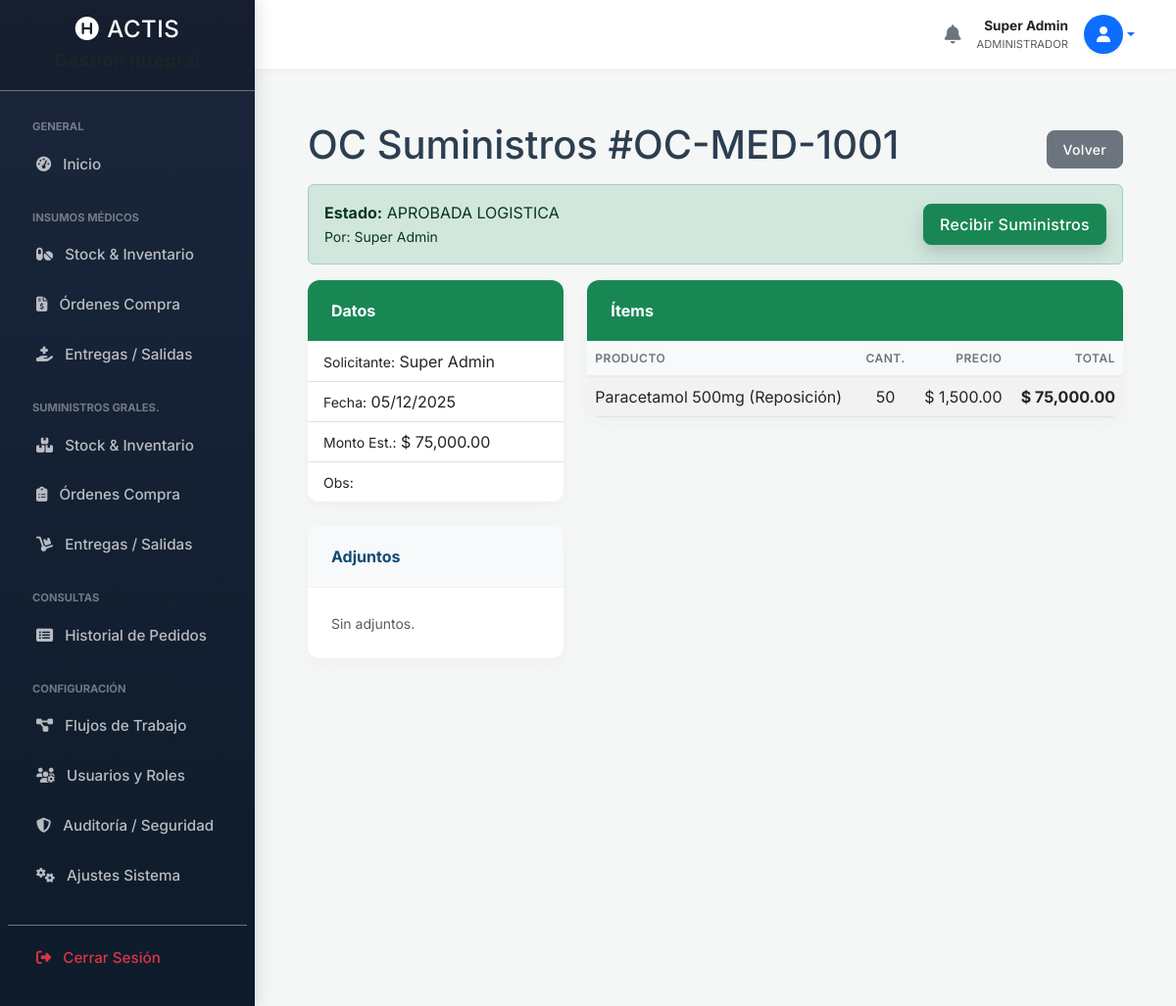
Before: /suministros_oc_ver.php?id=1 (signed in) with the older database file.
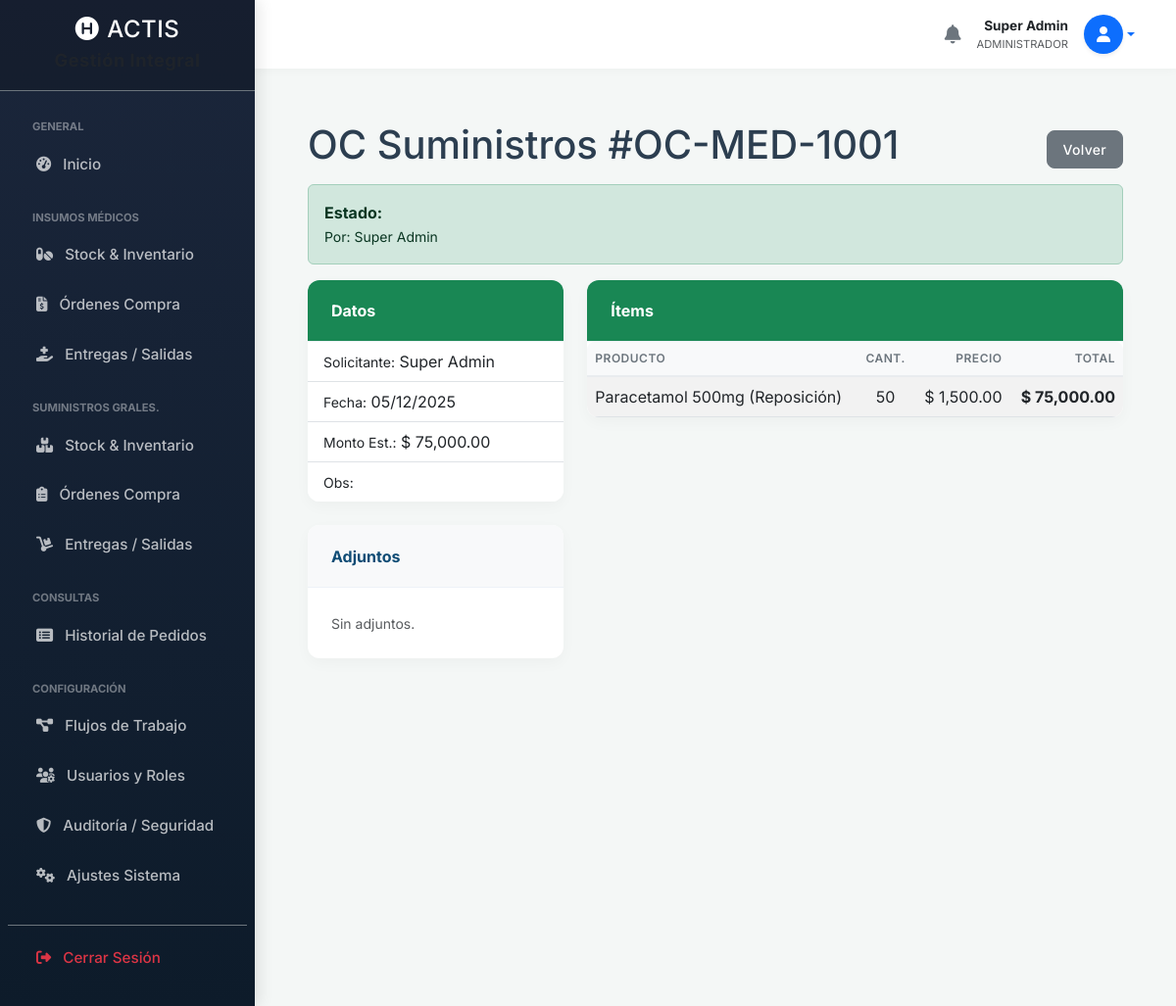
After: the same page with the newer database file.
### tables this page shows
CREATE TABLE `ordenes_compra` (
  `id` int(11) NOT NULL,
  `numero_oc` varchar(50) NOT NULL,
  `servicio_destino` varchar(100) DEFAULT NULL,
  `tipo_origen` enum('insumos','suministros') NOT NULL,
  `id_usuario_creador` int(11) NOT NULL,
  `estado` enum('PENDIENTE','APROBADO','PARCIAL','COMPLETADO') DEFAULT NULL,
  `fecha_creacion` timestamp NULL DEFAULT current_timestamp(),
  `fecha_aprobacion` datetime DEFAULT NULL,
  `id_usuario_aprobador` int(11) DEFAULT NULL,
  `observaciones` text DEFAULT NULL
);

CREATE TABLE `usuarios` (
  `id` int(11) NOT NULL,
  `nombre_completo` varchar(100) NOT NULL,
  `email` varchar(100) NOT NULL,
  `destino` varchar(100) DEFAULT NULL,
  `servicio` varchar(100) DEFAULT NULL,
  `grado_militar` varchar(100) DEFAULT NULL,
  `rol_en_servicio` varchar(50) DEFAULT NULL,
  `telefono` varchar(50) DEFAULT NULL,
  `numero_interno` varchar(20) DEFAULT NULL,
  `password` varchar(255) NOT NULL,
  `firma_digital` varchar(255) DEFAULT NULL,
  `activo` tinyint(1) DEFAULT 1,
  `validado_por_admin` tinyint(1) DEFAULT 0,
  `created_at` timestamp NULL DEFAULT current_timestamp()
);

### suministros_oc_ver.php (the view, shortened to what this page needs)
<?php
require 'db.php';
$id_oc = $_GET['id'];
$roles_usuario = $_SESSION['user_roles'] ?? [];
include 'includes/header.php';
include 'includes/sidebar.php';
include 'includes/navbar.php';
$stmt = $pdo->prepare("SELECT oc.*, u_creador.nombre_completo as creador, u_aprob.nombre_completo as aprobador FROM ordenes_compra oc JOIN usuarios u_creador ON oc.id_usuario_creador = u_creador.id LEFT JOIN usuarios u_aprob ON oc.id_usuario_aprobador = u_aprob.id WHERE oc.id = :id");
$stmt->execute(['id' => $id_oc]);
$orden = $stmt->fetch();
$stmtItems = $pdo->prepare("SELECT * FROM ordenes_compra_items WHERE id_oc = :id");
$stmtItems->execute(['id' => $id_oc]);
$items = $stmtItems->fetchAll();
$stmtAdj = $pdo->prepare("SELECT * FROM adjuntos WHERE entidad_tipo = 'orden_compra' AND id_entidad = :id");
$stmtAdj->execute(['id' => $id_oc]);
$adjuntos = $stmtAdj->fetchAll();
$total_estimado = 0;
foreach($items as $i) $total_estimado += ($i['cantidad_solicitada'] * $i['precio_estimado']);
?>
<div class="container-fluid px-4">
    <div class="d-flex justify-content-between align-items-center mt-4 mb-2">
        <h1>OC Suministros #<?php echo htmlspecialchars($orden['numero_oc']); ?></h1>
        <a href="suministros_compras.php" class="btn btn-secondary btn-sm">Volver</a>
    </div>
    <div class="alert <?php echo ($orden['estado'] == 'pendiente_logistica') ? 'alert-warning' : (($orden['estado'] == 'rechazada') ? 'alert-danger' : 'alert-success'); ?> d-flex justify-content-between align-items-center flex-wrap">
        <div>
            <strong>Estado:</strong> <?php echo strtoupper(str_replace('_', ' ', $orden['estado'])); ?>
            <?php if($orden['aprobador']): ?><br><small>Por: <?php echo htmlspecialchars($orden['aprobador']); ?></small><?php endif; ?>
        </div>
        <?php if (($orden['estado'] == 'aprobada_logistica' || $orden['estado'] == 'recibida_parcial') && (in_array('Encargado Depósito Suministros', $roles_usuario) || in_array('Administrador', $roles_usuario))): ?>
            <a href="suministros_recepcion.php?id=<?php echo $orden['id']; ?>" class="btn btn-success shadow">Recibir Suministros</a>
        <?php endif; ?>
    </div>
    <div class="row">
        <div class="col-lg-4">
            <div class="card mb-4 border-success">
                <div class="card-header bg-success text-white">Datos</div>
                <ul class="list-group list-group-flush">
                    <li class="list-group-item"><small>Solicitante:</small> <?php echo htmlspecialchars($orden['creador']); ?></li>
                    <li class="list-group-item"><small>Fecha:</small> <?php echo date('d/m/Y', strtotime($orden['fecha_creacion'])); ?></li>
                    <li class="list-group-item"><small>Monto Est.:</small> $ <?php echo number_format($total_estimado, 2); ?></li>
                    <li class="list-group-item"><small>Obs:</small> <?php echo nl2br(htmlspecialchars($orden['observaciones'] ?? '')); ?></li>
                </ul>
            </div>
            <div class="card mb-4">
                <div class="card-header bg-light">Adjuntos</div>
                <div class="card-body">
                    <?php if (count($adjuntos) > 0): ?>
                        <?php foreach ($adjuntos as $adj): ?>
                            <div class="mb-1"><a href="<?php echo $adj['ruta_archivo']; ?>" target="_blank"><i class="fas fa-paperclip me-1"></i> <?php echo $adj['nombre_original']; ?></a></div>
                        <?php endforeach; ?>
                    <?php else: ?>
                        <span class="text-muted small">Sin adjuntos.</span>
                    <?php endif; ?>
                </div>
            </div>
        </div>
        <div class="col-lg-8">
            <div class="card mb-4 border-success">
                <div class="card-header bg-success text-white">Ítems</div>
                <div class="table-responsive">
                    <table class="table table-striped mb-0">
                        <thead><tr><th>Producto</th><th class="text-center">Cant.</th><th class="text-end">Precio</th><th class="text-end">Total</th></tr></thead>
                        <tbody>
                            <?php foreach ($items as $item): ?>
                                <tr>
                                    <td><?php echo htmlspecialchars($item['descripcion_producto']); ?></td>
                                    <td class="text-center"><?php echo $item['cantidad_solicitada']; ?></td>
                                    <td class="text-end">$ <?php echo number_format($item['precio_estimado'], 2); ?></td>
                                    <td class="text-end fw-bold">$ <?php echo number_format($item['cantidad_solicitada'] * $item['precio_estimado'], 2); ?></td>
                                </tr>
                            <?php endforeach; ?>
                        </tbody>
                    </table>
                </div>
            </div>
        </div>
    </div>
</div>
<?php include 'includes/footer.php'; ?>

Changed rows visible on the page:
changed ordenes_compra "OC-MED-1001": estado "APROBADA LOGISTICA" → (not shown)
Other visible differences:
text no longer shown: "Recibir Suministros"
